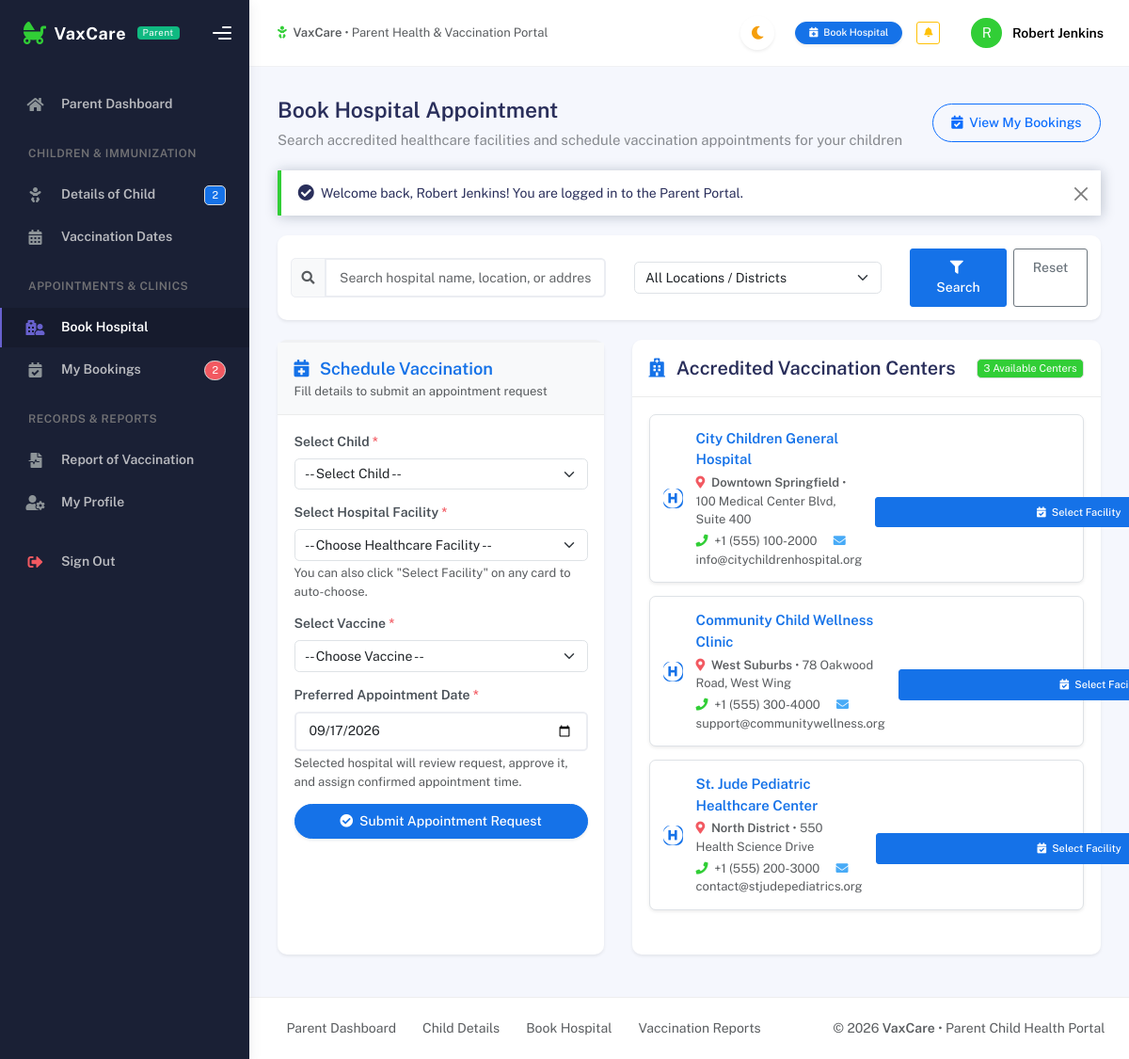
/parent/book-appointment.php (signed in), run on the app's committed database.
### tables this page shows
CREATE TABLE parents (
    parent_id INT AUTO_INCREMENT PRIMARY KEY,
    role_id INT NOT NULL,
    name VARCHAR(100) NOT NULL,
    email VARCHAR(100) NOT NULL UNIQUE,
    phone VARCHAR(20),
    username VARCHAR(50) NOT NULL UNIQUE,
    password VARCHAR(255) NOT NULL,
    address TEXT,

    FOREIGN KEY (role_id)
        REFERENCES roles(role_id)
        ON UPDATE CASCADE
        ON DELETE RESTRICT
);

CREATE TABLE hospitals (
    hospital_id INT AUTO_INCREMENT PRIMARY KEY,
    role_id INT NOT NULL,
    hospital_name VARCHAR(150) NOT NULL,
    address TEXT,
    location VARCHAR(150),
    phone VARCHAR(20),
    email VARCHAR(100) UNIQUE,
    username VARCHAR(50) NOT NULL UNIQUE,
    password VARCHAR(255) NOT NULL,
    status ENUM('Active', 'Inactive', 'Pending', 'Rejected') DEFAULT 'Pending',

    FOREIGN KEY (role_id)
        REFERENCES roles(role_id)
        ON UPDATE CASCADE
        ON DELETE RESTRICT
);

### config/auth.php (called while the page is built, shortened)
<?php
require_once __DIR__ . '/db.php';
function isParentLoggedIn() {
    return !empty($_SESSION['parent_id']) && ($_SESSION['role'] ?? '') === 'Parent';
}
function getCurrentParent() {
    global $pdo;
    $parentId = $_SESSION['parent_id'];
    $data = [
        'id'       => $parentId,
        'name'     => $_SESSION['parent_name'] ?? 'Parent',
        'username' => $_SESSION['parent_username'] ?? '',
        'email'    => $_SESSION['parent_email'] ?? '',
        'role'     => 'Parent',
        'phone'    => '',
        'address'  => '',
    ];
    if ($pdo) {
        try {
            $stmt = $pdo->prepare("SELECT * FROM parents WHERE parent_id = ? LIMIT 1");
            $stmt->execute([$parentId]);
            $row = $stmt->fetch();
            if ($row) {
                $data['name']     = $row['name'];
                $data['email']    = $row['email'];
                $data['phone']    = $row['phone'];
                $data['address']  = $row['address'];
                $data['username'] = $row['username'];
            }
        } catch (Exception $e) {}
    }
    return $data;
}

### parent/book-appointment.php (the view, shortened to what this page needs)
<?php
require_once __DIR__ . '/../config/db.php';
require_once __DIR__ . '/../config/auth.php';
require_once __DIR__ . '/../config/helpers.php';
$currentParent = getCurrentParent();
$parentId = $currentParent['id'];
$searchQuery      = trim($_GET['search'] ?? '');
$children = [];
$hospitals = [];
if ($pdo) {
    try {
        $stmtCh = $pdo->prepare("SELECT * FROM children WHERE parent_id = ? ORDER BY child_name ASC");
        $stmtCh->execute([$parentId]);
        $children = $stmtCh->fetchAll();
        $hospQuery = "SELECT * FROM hospitals WHERE status = 'Active'";
        $hospParams = [];
        $hospQuery .= " ORDER BY hospital_name ASC";
        $stmtHosp = $pdo->prepare($hospQuery);
        $stmtHosp->execute($hospParams);
        $hospitals = $stmtHosp->fetchAll();
    } catch (Exception $e) {
        setFlash('error', 'Database error: ' . $e->getMessage());
    }
}
require_once __DIR__ . '/includes/header.php';
require_once __DIR__ . '/includes/sidebar.php'; ?>
<div class="main-panel">
    <?php require_once __DIR__ . '/includes/navbar.php'; ?>
    <div class="container">
        <div class="page-inner">
            <div class="d-flex align-items-left align-items-md-center flex-column flex-md-row pt-2 pb-4">
                <div>
                    <h3 class="fw-bold mb-1">Book Hospital Appointment</h3>
                    <h6 class="op-7 mb-0 text-muted">Search accredited healthcare facilities and schedule vaccination appointments for your children</h6>
                </div>
                <div class="ms-md-auto py-2 py-md-0">
                    <a href="bookings.php" class="btn btn-outline-primary btn-round">
                        <i class="fas fa-calendar-check me-1"></i> View My Bookings
                    </a>
                </div>
            </div>
            <?= displayFlash() ?>
            <div class="card card-round shadow-sm mb-4">
                <div class="card-body p-3">
                    <form method="GET" action="book-appointment.php" class="row g-2 align-items-center">
                        <div class="col-md-5">
                            <div class="input-group">
                                <span class="input-group-text"><i class="fas fa-search text-muted"></i></span>
                                <input type="text" name="search" class="form-control" placeholder="Search hospital name, location, or address..." value="<?= htmlspecialchars($searchQuery) ?>">
                            </div>
                        </div>
                        <div class="col-md-4">
                            <select name="location" class="form-select" onchange="this.form.submit()">
                                <option value="">All Locations / Districts</option>
                            </select>
                        </div>
                        <div class="col-md-3 d-flex gap-2">
                            <button type="submit" class="btn btn-primary flex-fill">
                                <i class="fas fa-filter me-1"></i> Search
                            </button>
                            <a href="book-appointment.php" class="btn btn-outline-secondary">Reset</a>
                        </div>
                    </form>
                </div>
            </div>
            <div class="row">
                <div class="col-lg-5 mb-4">
                    <div class="card card-round shadow-sm h-100 border-top border-primary border-3">
                        <div class="card-header bg-light">
                            <h5 class="fw-bold mb-0 text-primary">
                                <i class="fas fa-calendar-plus me-2"></i> Schedule Vaccination
                            </h5>
                            <small class="text-muted">Fill details to submit an appointment request</small>
                        </div>
                        <div class="card-body">
                            <form method="POST" action="book-appointment.php">
                                <div class="mb-3">
                                    <label class="form-label small fw-bold">Select Child <span class="text-danger">*</span></label>
                                    <select name="child_id" id="booking_child_id" class="form-select" required <?= empty($children) ? 'disabled' : '' ?>>
                                        <option value="">-- Select Child --</option>
                                    </select>
                                </div>
                                <div class="mb-3">
                                    <label class="form-label small fw-bold">Select Hospital Facility <span class="text-danger">*</span></label>
                                    <select name="hospital_id" id="booking_hospital_id" class="form-select" onchange="checkAvailability()" required>
                                        <option value="">-- Choose Healthcare Facility --</option>
                                    </select>
                                    <div class="form-text small">You can also click "Select Facility" on any card to auto-choose.</div>
                                </div>
                                <div class="mb-3">
                                    <label class="form-label small fw-bold">Select Vaccine <span class="text-danger">*</span></label>
                                    <select name="vaccine_id" id="booking_vaccine_id" class="form-select" onchange="checkAvailability()" required>
                                        <option value="">-- Choose Vaccine --</option>
                                    </select>
                                </div>
                                <div class="mb-3">
                                    <label class="form-label small fw-bold">Preferred Appointment Date <span class="text-danger">*</span></label>
                                    <input type="date" name="appointment_date" class="form-control" min="<?= date('Y-m-d') ?>" value="<?= date('Y-m-d', strtotime('+2 days')) ?>" required>
                                    <div class="form-text small">Selected hospital will review request, approve it, and assign confirmed appointment time.</div>
                                </div>
                                <button type="submit" id="submit_booking_btn" class="btn btn-primary w-100 btn-round py-2 shadow-sm text-white" <?= empty($children) ? 'disabled' : '' ?>>
                                    <i class="fas fa-check-circle me-1"></i> Submit Appointment Request
                                </button>
                            </form>
                        </div>
                    </div>
                </div>
                <div class="col-lg-7 mb-4">
                    <div class="card card-round shadow-sm h-100">
                        <div class="card-header d-flex justify-content-between align-items-center">
                            <div class="card-title">
                                <i class="fas fa-hospital text-primary me-2"></i> Accredited Vaccination Centers
                            </div>
                            <span class="badge bg-success"><?= count($hospitals) ?> Available Centers</span>
                        </div>
                        <div class="card-body">
                            <?php if (empty($hospitals)): ?>
                                <div class="text-center py-5 text-muted">
                                    <i class="fas fa-hospital-alt fa-3x mb-3 text-muted"></i>
                                    <h6>No accredited hospitals matched your search</h6>
                                    <a href="book-appointment.php" class="btn btn-sm btn-outline-primary rounded-pill mt-2">Clear Search Filters</a>
                                </div>
                            <?php else: ?>
                                <div class="row g-3">
                                    <?php foreach ($hospitals as $hosp): ?>
                                        <div class="col-md-12">
                                            <div class="p-3 border rounded-3 bg-white shadow-sm d-flex flex-column flex-sm-row justify-content-between align-items-start align-items-sm-center gap-3 dashboard-stat-card hospital-card-item" data-hospital-id="<?= $hosp['hospital_id'] ?>" style="background: var(--bg-card, #fff);">
                                                <div class="d-flex align-items-center gap-3">
                                                    <div class="avatar-md flex-shrink-0">
                                                        <span class="avatar-title rounded-3 bg-primary text-white fs-4">
                                                            <i class="fas fa-hospital-symbol"></i>
                                                        </span>
                                                    </div>
                                                    <div>
                                                        <h6 class="fw-bold mb-1 text-primary">
                                                            <?= htmlspecialchars($hosp['hospital_name']) ?>
                                                        </h6>
                                                        <div class="small text-muted mb-1">
                                                            <i class="fas fa-map-marker-alt text-danger me-1"></i>
                                                            <strong><?= htmlspecialchars($hosp['location']) ?></strong> &bull; <?= htmlspecialchars($hosp['address']) ?>
                                                        </div>
                                                        <div class="small text-muted">
                                                            <?php if (!empty($hosp['phone'])): ?>
                                                                <span class="me-3"><i class="fas fa-phone text-success me-1"></i> <?= htmlspecialchars($hosp['phone']) ?></span>
                                                            <?php endif; ?>
                                                            <?php if (!empty($hosp['email'])): ?>
                                                                <span><i class="fas fa-envelope text-info me-1"></i> <?= htmlspecialchars($hosp['email']) ?></span>
                                                            <?php endif; ?>
                                                        </div>
                                                    </div>
                                                </div>
                                                <div class="flex-shrink-0 text-sm-end w-100 w-sm-auto">
                                                    <button type="button" class="btn btn-sm btn-primary d-block w-100" onclick="chooseHospital(<?= $hosp['hospital_id'] ?>, '<?= htmlspecialchars(addslashes($hosp['hospital_name'])) ?>')">
                                                        <i class="fas fa-calendar-check me-1"></i> Select Facility
                                                    </button>
                                                </div>
                                            </div>
                                        </div>
                                    <?php endforeach; ?>
                                </div>
                            <?php endif; ?>
                        </div>
                    </div>
                </div>
            </div>
        </div>
    </div>
<?php require_once __DIR__ . '/includes/footer.php'; ?>

### parent/includes/navbar.php (shortened to what this page needs)
<div class="main-header">
    <nav class="navbar navbar-header navbar-header-transparent navbar-expand-lg border-bottom">
        <div class="container-fluid">
            <div class="d-none d-md-flex align-items-center">
                <span class="text-muted small">
                    <i class="fas fa-baby text-success me-1"></i>
                    <strong>VaxCare</strong> &bull; Parent Health & Vaccination Portal
                </span>
            </div>
            <ul class="navbar-nav topbar-nav ms-md-auto align-items-center">
                <li class="nav-item me-3">
                    <button type="button" class="theme-toggle-btn shadow-sm" id="themeToggleBtn" onclick="toggleTheme()" title="Switch Dark / Light Mode">
                        <i class="fas fa-moon" id="themeIcon"></i>
                    </button>
                </li>
                <li class="nav-item me-2">
                    <a href="<?= BASE_URL ?>parent/book-appointment.php" class="btn btn-xs btn-primary rounded-pill px-3 shadow-sm text-white">
                        <i class="fas fa-calendar-plus me-1"></i> Book Hospital
                    </a>
                </li>
                <li class="nav-item me-3">
                    <a href="<?= BASE_URL ?>parent/schedule.php" class="btn btn-xs btn-outline-warning position-relative" title="Upcoming Vaccinations">
                        <i class="fas fa-bell"></i>
                    </a>
                </li>
                <li class="nav-item topbar-user dropdown hidden-caret">
                    <a class="dropdown-toggle profile-pic" data-bs-toggle="dropdown" href="#" aria-expanded="false">
                        <div class="avatar-sm">
                            <span class="avatar-title rounded-circle border border-white bg-success text-white font-weight-bold">
                                <?= strtoupper(substr($currentParent['name'] ?? 'P', 0, 1)) ?>
                            </span>
                        </div>
                        <span class="profile-username">
                            <span class="fw-bold"><?= htmlspecialchars($currentParent['name'] ?? 'Parent') ?></span>
                        </span>
                    </a>
                </li>
            </ul>
        </div>
    </nav>
</div>

### parent/includes/header.php (style rules this page uses)
.btn-xs { padding: 0.2rem 0.5rem; font-size: 0.75rem; }
.dashboard-stat-card { transition: transform 0.25s ease, box-shadow 0.25s ease; cursor: pointer; }
.theme-toggle-btn { width: 36px; height: 36px; border-radius: 50%; display: flex; align-items: center; justify-content: center; border: 1px solid rgba(255,255,255,0.2); background: rgba(255,255,255,0.08); color: #f59e0b; cursor: pointer; transition: all 0.3s ease; }

### data on the page
parents: name "R", name "Robert Jenkins"
hospitals: hospital_name "City Children General Hospital", location "Downtown Springfield", address "100 Medical Center Blvd, Suite 400", phone "+1 (555) 100-2000", email "info@citychildrenhospital.org"
hospitals: hospital_name "Community Child Wellness Clinic", location "West Suburbs", address "78 Oakwood Road, West Wing", phone "+1 (555) 300-4000", email "support@communitywellness.org"
hospitals: hospital_name "St. Jude Pediatric Healthcare Center", location "North District", address "550 Health Science Drive", phone "+1 (555) 200-3000", email "contact@stjudepediatrics.org"

### other printed values
count($parentChildren) "2"
$parentPendingCount "2"
$flash['message'] "Welcome back, Robert Jenkins! You are logged in to the Parent Portal."
count($hospitals) "3"
